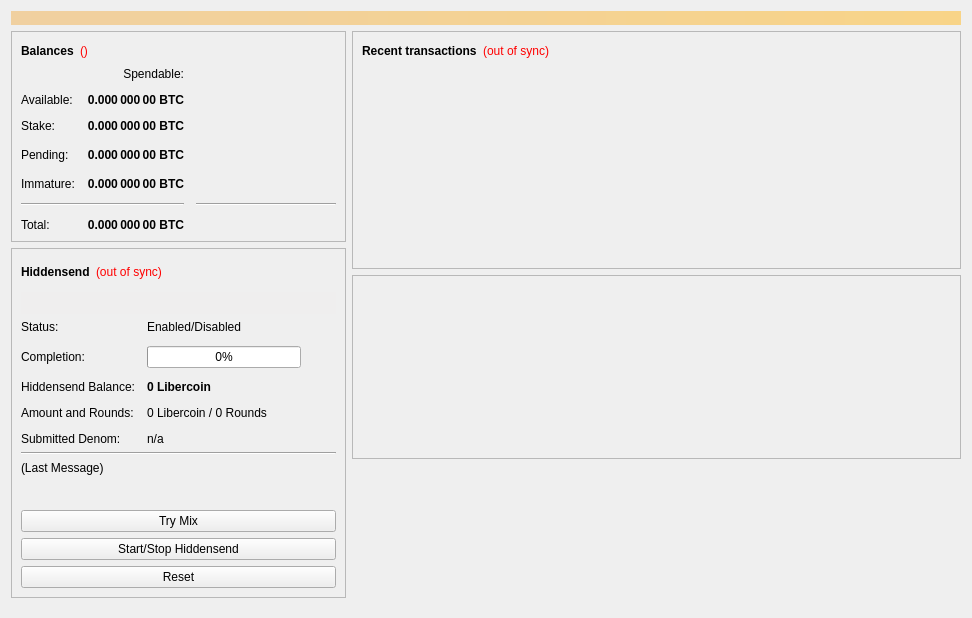
<?xml version="1.0" encoding="UTF-8"?>
<ui version="4.0">
 <class>OverviewPage</class>
 <widget class="QWidget" name="OverviewPage">
  <property name="geometry">
   <rect>
    <x>0</x>
    <y>0</y>
    <width>972</width>
    <height>618</height>
   </rect>
  </property>
  <property name="minimumSize">
   <size>
    <width>960</width>
    <height>0</height>
   </size>
  </property>
  <property name="windowTitle">
   <string>Form</string>
  </property>
  <layout class="QVBoxLayout" name="topLayout">
   <item>
    <widget class="QLabel" name="labelAlerts">
     <property name="visible">
      <bool>false</bool>
     </property>
     <property name="styleSheet">
      <string notr="true">background-color: qlineargradient(x1: 0, y1: 0, x2: 1, y2: 0, stop:0 #F0D0A0, stop:1 #F8D488); color:#000000;</string>
     </property>
     <property name="wordWrap">
      <bool>true</bool>
     </property>
     <property name="margin">
      <number>3</number>
     </property>
    </widget>
   </item>
   <item>
    <layout class="QHBoxLayout" name="horizontalLayout" stretch="1,1">
     <item>
      <layout class="QVBoxLayout" name="verticalLayout_2">
       <item>
        <widget class="QFrame" name="frame">
         <property name="frameShape">
          <enum>QFrame::StyledPanel</enum>
         </property>
         <property name="frameShadow">
          <enum>QFrame::Raised</enum>
         </property>
         <layout class="QVBoxLayout" name="verticalLayout_4">
          <item>
           <layout class="QHBoxLayout" name="horizontalLayout_4">
            <item>
             <widget class="QLabel" name="label_5">
              <property name="font">
               <font>
                <weight>75</weight>
                <bold>true</bold>
               </font>
              </property>
              <property name="text">
               <string>Balances</string>
              </property>
             </widget>
            </item>
            <item>
             <widget class="QLabel" name="labelWalletStatus">
              <property name="cursor">
               <cursorShape>WhatsThisCursor</cursorShape>
              </property>
              <property name="toolTip">
               <string>The displayed information may be out of date. Your wallet automatically synchronizes with the Transfer network after a connection is established, but this process has not completed yet.</string>
              </property>
              <property name="styleSheet">
               <string notr="true">QLabel { color: red; }</string>
              </property>
              <property name="text">
               <string>()</string>
              </property>
              <property name="alignment">
               <set>Qt::AlignLeading|Qt::AlignLeft|Qt::AlignVCenter</set>
              </property>
             </widget>
            </item>
            <item>
             <spacer name="horizontalSpacer_3">
              <property name="orientation">
               <enum>Qt::Horizontal</enum>
              </property>
              <property name="sizeHint" stdset="0">
               <size>
                <width>40</width>
                <height>20</height>
               </size>
              </property>
             </spacer>
            </item>
           </layout>
          </item>
          <item>
           <layout class="QGridLayout" name="gridLayout">
            <property name="spacing">
             <number>12</number>
            </property>
            <item row="3" column="1">
             <widget class="QLabel" name="labelUnconfirmed">
              <property name="font">
               <font>
                <weight>75</weight>
                <bold>true</bold>
               </font>
              </property>
              <property name="cursor">
               <cursorShape>IBeamCursor</cursorShape>
              </property>
              <property name="toolTip">
               <string>Total of transactions that have yet to be confirmed, and do not yet count toward the spendable balance</string>
              </property>
              <property name="text">
               <string notr="true">0.000 000 00 BTC</string>
              </property>
              <property name="alignment">
               <set>Qt::AlignRight|Qt::AlignTrailing|Qt::AlignVCenter</set>
              </property>
              <property name="textInteractionFlags">
               <set>Qt::LinksAccessibleByMouse|Qt::TextSelectableByKeyboard|Qt::TextSelectableByMouse</set>
              </property>
             </widget>
            </item>
            <item row="5" column="0" colspan="2">
             <widget class="Line" name="lineSpendableBalance">
              <property name="orientation">
               <enum>Qt::Horizontal</enum>
              </property>
             </widget>
            </item>
            <item row="5" column="2">
             <widget class="Line" name="lineWatchBalance">
              <property name="sizePolicy">
               <sizepolicy hsizetype="Preferred" vsizetype="Fixed">
                <horstretch>0</horstretch>
                <verstretch>0</verstretch>
               </sizepolicy>
              </property>
              <property name="minimumSize">
               <size>
                <width>140</width>
                <height>0</height>
               </size>
              </property>
              <property name="orientation">
               <enum>Qt::Horizontal</enum>
              </property>
             </widget>
            </item>
            <item row="6" column="0">
             <widget class="QLabel" name="labelTotalText">
              <property name="text">
               <string>Total:</string>
              </property>
             </widget>
            </item>
            <item row="4" column="1">
             <widget class="QLabel" name="labelImmature">
              <property name="font">
               <font>
                <weight>75</weight>
                <bold>true</bold>
               </font>
              </property>
              <property name="cursor">
               <cursorShape>IBeamCursor</cursorShape>
              </property>
              <property name="toolTip">
               <string>Mined balance that has not yet matured</string>
              </property>
              <property name="text">
               <string notr="true">0.000 000 00 BTC</string>
              </property>
              <property name="alignment">
               <set>Qt::AlignRight|Qt::AlignTrailing|Qt::AlignVCenter</set>
              </property>
              <property name="textInteractionFlags">
               <set>Qt::LinksAccessibleByMouse|Qt::TextSelectableByKeyboard|Qt::TextSelectableByMouse</set>
              </property>
             </widget>
            </item>
            <item row="3" column="3">
             <spacer name="horizontalSpacer_2">
              <property name="orientation">
               <enum>Qt::Horizontal</enum>
              </property>
              <property name="sizeHint" stdset="0">
               <size>
                <width>40</width>
                <height>20</height>
               </size>
              </property>
             </spacer>
            </item>
            <item row="4" column="0">
             <widget class="QLabel" name="labelImmatureText">
              <property name="text">
               <string>Immature:</string>
              </property>
             </widget>
            </item>
            <item row="6" column="1">
             <widget class="QLabel" name="labelTotal">
              <property name="font">
               <font>
                <weight>75</weight>
                <bold>true</bold>
               </font>
              </property>
              <property name="cursor">
               <cursorShape>IBeamCursor</cursorShape>
              </property>
              <property name="toolTip">
               <string>Your current total balance</string>
              </property>
              <property name="text">
               <string notr="true">0.000 000 00 BTC</string>
              </property>
              <property name="alignment">
               <set>Qt::AlignRight|Qt::AlignTrailing|Qt::AlignVCenter</set>
              </property>
              <property name="textInteractionFlags">
               <set>Qt::LinksAccessibleByMouse|Qt::TextSelectableByKeyboard|Qt::TextSelectableByMouse</set>
              </property>
             </widget>
            </item>
            <item row="1" column="0">
             <widget class="QLabel" name="labelBalanceText">
              <property name="text">
               <string>Available:</string>
              </property>
             </widget>
            </item>
            <item row="1" column="1">
             <widget class="QLabel" name="labelBalance">
              <property name="font">
               <font>
                <weight>75</weight>
                <bold>true</bold>
               </font>
              </property>
              <property name="cursor">
               <cursorShape>IBeamCursor</cursorShape>
              </property>
              <property name="toolTip">
               <string>Your current spendable balance</string>
              </property>
              <property name="text">
               <string notr="true">0.000 000 00 BTC</string>
              </property>
              <property name="alignment">
               <set>Qt::AlignRight|Qt::AlignTrailing|Qt::AlignVCenter</set>
              </property>
              <property name="textInteractionFlags">
               <set>Qt::LinksAccessibleByMouse|Qt::TextSelectableByKeyboard|Qt::TextSelectableByMouse</set>
              </property>
             </widget>
            </item>
            <item row="2" column="0">
             <widget class="QLabel" name="label_10">
              <property name="text">
               <string>Stake:</string>
              </property>
             </widget>
            </item>
            <item row="2" column="1">
             <widget class="QLabel" name="labelStake">
              <property name="font">
               <font>
                <weight>75</weight>
                <bold>true</bold>
               </font>
              </property>
              <property name="cursor">
               <cursorShape>IBeamCursor</cursorShape>
              </property>
              <property name="toolTip">
               <string>Total of coins that was staked, and do not yet count toward the current balance</string>
              </property>
              <property name="text">
               <string notr="true">0.000 000 00 BTC</string>
              </property>
              <property name="alignment">
               <set>Qt::AlignRight|Qt::AlignTrailing|Qt::AlignVCenter</set>
              </property>
              <property name="textInteractionFlags">
               <set>Qt::LinksAccessibleByMouse|Qt::TextSelectableByKeyboard|Qt::TextSelectableByMouse</set>
              </property>
             </widget>
            </item>
            <item row="3" column="0">
             <widget class="QLabel" name="labelPendingText">
              <property name="text">
               <string>Pending:</string>
              </property>
             </widget>
            </item>
            <item row="0" column="1">
             <widget class="QLabel" name="labelSpendable">
              <property name="text">
               <string>Spendable:</string>
              </property>
              <property name="alignment">
               <set>Qt::AlignRight|Qt::AlignTrailing|Qt::AlignVCenter</set>
              </property>
             </widget>
            </item>
           </layout>
          </item>
         </layout>
        </widget>
       </item>
       <item>
        <widget class="QFrame" name="frameluxsend">
         <property name="sizePolicy">
          <sizepolicy hsizetype="Expanding" vsizetype="Expanding">
           <horstretch>0</horstretch>
           <verstretch>0</verstretch>
          </sizepolicy>
         </property>
         <property name="minimumSize">
          <size>
           <width>0</width>
           <height>350</height>
          </size>
         </property>
         <property name="layoutDirection">
          <enum>Qt::LeftToRight</enum>
         </property>
         <property name="frameShape">
          <enum>QFrame::StyledPanel</enum>
         </property>
         <property name="frameShadow">
          <enum>QFrame::Raised</enum>
         </property>
         <layout class="QVBoxLayout" name="verticalLayout_5">
          <item>
           <layout class="QHBoxLayout" name="horizontalLayout_5">
            <item>
             <widget class="QLabel" name="label_2">
              <property name="font">
               <font>
                <weight>75</weight>
                <bold>true</bold>
               </font>
              </property>
              <property name="text">
               <string>Hiddensend</string>
              </property>
             </widget>
            </item>
            <item>
             <widget class="QLabel" name="labelluxsendSyncStatus">
              <property name="toolTip">
               <string>The displayed information may be out of date. Your wallet automatically synchronizes with the Libercoin network after a connection is established, but this process has not completed yet.</string>
              </property>
              <property name="styleSheet">
               <string notr="true">QLabel { color: red; }</string>
              </property>
              <property name="text">
               <string>(out of sync)</string>
              </property>
              <property name="alignment">
               <set>Qt::AlignLeading|Qt::AlignLeft|Qt::AlignVCenter</set>
              </property>
             </widget>
            </item>
            <item>
             <spacer name="horizontalSpacer_4">
              <property name="orientation">
               <enum>Qt::Horizontal</enum>
              </property>
              <property name="sizeHint" stdset="0">
               <size>
                <width>40</width>
                <height>20</height>
               </size>
              </property>
             </spacer>
            </item>
           </layout>
          </item>
          <item>
           <widget class="QPushButton" name="runAutoDenom">
            <property name="palette">
             <palette>
              <active>
               <colorrole role="WindowText">
                <brush brushstyle="SolidPattern">
                 <color alpha="255">
                  <red>0</red>
                  <green>0</green>
                  <blue>0</blue>
                 </color>
                </brush>
               </colorrole>
               <colorrole role="Button">
                <brush brushstyle="SolidPattern">
                 <color alpha="255">
                  <red>239</red>
                  <green>238</green>
                  <blue>238</blue>
                 </color>
                </brush>
               </colorrole>
               <colorrole role="Light">
                <brush brushstyle="SolidPattern">
                 <color alpha="255">
                  <red>255</red>
                  <green>255</green>
                  <blue>255</blue>
                 </color>
                </brush>
               </colorrole>
               <colorrole role="Midlight">
                <brush brushstyle="SolidPattern">
                 <color alpha="255">
                  <red>247</red>
                  <green>246</green>
                  <blue>246</blue>
                 </color>
                </brush>
               </colorrole>
               <colorrole role="Dark">
                <brush brushstyle="SolidPattern">
                 <color alpha="255">
                  <red>119</red>
                  <green>119</green>
                  <blue>119</blue>
                 </color>
                </brush>
               </colorrole>
               <colorrole role="Mid">
                <brush brushstyle="SolidPattern">
                 <color alpha="255">
                  <red>159</red>
                  <green>159</green>
                  <blue>159</blue>
                 </color>
                </brush>
               </colorrole>
               <colorrole role="Text">
                <brush brushstyle="SolidPattern">
                 <color alpha="255">
                  <red>0</red>
                  <green>0</green>
                  <blue>0</blue>
                 </color>
                </brush>
               </colorrole>
               <colorrole role="BrightText">
                <brush brushstyle="SolidPattern">
                 <color alpha="255">
                  <red>255</red>
                  <green>255</green>
                  <blue>255</blue>
                 </color>
                </brush>
               </colorrole>
               <colorrole role="ButtonText">
                <brush brushstyle="SolidPattern">
                 <color alpha="255">
                  <red>0</red>
                  <green>0</green>
                  <blue>0</blue>
                 </color>
                </brush>
               </colorrole>
               <colorrole role="Base">
                <brush brushstyle="SolidPattern">
                 <color alpha="255">
                  <red>255</red>
                  <green>255</green>
                  <blue>255</blue>
                 </color>
                </brush>
               </colorrole>
               <colorrole role="Window">
                <brush brushstyle="SolidPattern">
                 <color alpha="255">
                  <red>239</red>
                  <green>238</green>
                  <blue>238</blue>
                 </color>
                </brush>
               </colorrole>
               <colorrole role="Shadow">
                <brush brushstyle="SolidPattern">
                 <color alpha="255">
                  <red>0</red>
                  <green>0</green>
                  <blue>0</blue>
                 </color>
                </brush>
               </colorrole>
               <colorrole role="AlternateBase">
                <brush brushstyle="SolidPattern">
                 <color alpha="255">
                  <red>247</red>
                  <green>246</green>
                  <blue>246</blue>
                 </color>
                </brush>
               </colorrole>
               <colorrole role="ToolTipBase">
                <brush brushstyle="SolidPattern">
                 <color alpha="255">
                  <red>255</red>
                  <green>255</green>
                  <blue>220</blue>
                 </color>
                </brush>
               </colorrole>
               <colorrole role="ToolTipText">
                <brush brushstyle="SolidPattern">
                 <color alpha="255">
                  <red>0</red>
                  <green>0</green>
                  <blue>0</blue>
                 </color>
                </brush>
               </colorrole>
              </active>
              <inactive>
               <colorrole role="WindowText">
                <brush brushstyle="SolidPattern">
                 <color alpha="255">
                  <red>0</red>
                  <green>0</green>
                  <blue>0</blue>
                 </color>
                </brush>
               </colorrole>
               <colorrole role="Button">
                <brush brushstyle="SolidPattern">
                 <color alpha="255">
                  <red>239</red>
                  <green>238</green>
                  <blue>238</blue>
                 </color>
                </brush>
               </colorrole>
               <colorrole role="Light">
                <brush brushstyle="SolidPattern">
                 <color alpha="255">
                  <red>255</red>
                  <green>255</green>
                  <blue>255</blue>
                 </color>
                </brush>
               </colorrole>
               <colorrole role="Midlight">
                <brush brushstyle="SolidPattern">
                 <color alpha="255">
                  <red>247</red>
                  <green>246</green>
                  <blue>246</blue>
                 </color>
                </brush>
               </colorrole>
               <colorrole role="Dark">
                <brush brushstyle="SolidPattern">
                 <color alpha="255">
                  <red>119</red>
                  <green>119</green>
                  <blue>119</blue>
                 </color>
                </brush>
               </colorrole>
               <colorrole role="Mid">
                <brush brushstyle="SolidPattern">
                 <color alpha="255">
                  <red>159</red>
                  <green>159</green>
                  <blue>159</blue>
                 </color>
                </brush>
               </colorrole>
               <colorrole role="Text">
                <brush brushstyle="SolidPattern">
                 <color alpha="255">
                  <red>0</red>
                  <green>0</green>
                  <blue>0</blue>
                 </color>
                </brush>
               </colorrole>
               <colorrole role="BrightText">
                <brush brushstyle="SolidPattern">
                 <color alpha="255">
                  <red>255</red>
                  <green>255</green>
                  <blue>255</blue>
                 </color>
                </brush>
               </colorrole>
               <colorrole role="ButtonText">
                <brush brushstyle="SolidPattern">
                 <color alpha="255">
                  <red>0</red>
                  <green>0</green>
                  <blue>0</blue>
                 </color>
                </brush>
               </colorrole>
               <colorrole role="Base">
                <brush brushstyle="SolidPattern">
                 <color alpha="255">
                  <red>255</red>
                  <green>255</green>
                  <blue>255</blue>
                 </color>
                </brush>
               </colorrole>
               <colorrole role="Window">
                <brush brushstyle="SolidPattern">
                 <color alpha="255">
                  <red>239</red>
                  <green>238</green>
                  <blue>238</blue>
                 </color>
                </brush>
               </colorrole>
               <colorrole role="Shadow">
                <brush brushstyle="SolidPattern">
                 <color alpha="255">
                  <red>0</red>
                  <green>0</green>
                  <blue>0</blue>
                 </color>
                </brush>
               </colorrole>
               <colorrole role="AlternateBase">
                <brush brushstyle="SolidPattern">
                 <color alpha="255">
                  <red>247</red>
                  <green>246</green>
                  <blue>246</blue>
                 </color>
                </brush>
               </colorrole>
               <colorrole role="ToolTipBase">
                <brush brushstyle="SolidPattern">
                 <color alpha="255">
                  <red>255</red>
                  <green>255</green>
                  <blue>220</blue>
                 </color>
                </brush>
               </colorrole>
               <colorrole role="ToolTipText">
                <brush brushstyle="SolidPattern">
                 <color alpha="255">
                  <red>0</red>
                  <green>0</green>
                  <blue>0</blue>
                 </color>
                </brush>
               </colorrole>
              </inactive>
              <disabled>
               <colorrole role="WindowText">
                <brush brushstyle="SolidPattern">
                 <color alpha="255">
                  <red>119</red>
                  <green>119</green>
                  <blue>119</blue>
                 </color>
                </brush>
               </colorrole>
               <colorrole role="Button">
                <brush brushstyle="SolidPattern">
                 <color alpha="255">
                  <red>239</red>
                  <green>238</green>
                  <blue>238</blue>
                 </color>
                </brush>
               </colorrole>
               <colorrole role="Light">
                <brush brushstyle="SolidPattern">
                 <color alpha="255">
                  <red>255</red>
                  <green>255</green>
                  <blue>255</blue>
                 </color>
                </brush>
               </colorrole>
               <colorrole role="Midlight">
                <brush brushstyle="SolidPattern">
                 <color alpha="255">
                  <red>247</red>
                  <green>246</green>
                  <blue>246</blue>
                 </color>
                </brush>
               </colorrole>
               <colorrole role="Dark">
                <brush brushstyle="SolidPattern">
                 <color alpha="255">
                  <red>119</red>
                  <green>119</green>
                  <blue>119</blue>
                 </color>
                </brush>
               </colorrole>
               <colorrole role="Mid">
                <brush brushstyle="SolidPattern">
                 <color alpha="255">
                  <red>159</red>
                  <green>159</green>
                  <blue>159</blue>
                 </color>
                </brush>
               </colorrole>
               <colorrole role="Text">
                <brush brushstyle="SolidPattern">
                 <color alpha="255">
                  <red>119</red>
                  <green>119</green>
                  <blue>119</blue>
                 </color>
                </brush>
               </colorrole>
               <colorrole role="BrightText">
                <brush brushstyle="SolidPattern">
                 <color alpha="255">
                  <red>255</red>
                  <green>255</green>
                  <blue>255</blue>
                 </color>
                </brush>
               </colorrole>
               <colorrole role="ButtonText">
                <brush brushstyle="SolidPattern">
                 <color alpha="255">
                  <red>119</red>
                  <green>119</green>
                  <blue>119</blue>
                 </color>
                </brush>
               </colorrole>
               <colorrole role="Base">
                <brush brushstyle="SolidPattern">
                 <color alpha="255">
                  <red>239</red>
                  <green>238</green>
                  <blue>238</blue>
                 </color>
                </brush>
               </colorrole>
               <colorrole role="Window">
                <brush brushstyle="SolidPattern">
                 <color alpha="255">
                  <red>239</red>
                  <green>238</green>
                  <blue>238</blue>
                 </color>
                </brush>
               </colorrole>
               <colorrole role="Shadow">
                <brush brushstyle="SolidPattern">
                 <color alpha="255">
                  <red>0</red>
                  <green>0</green>
                  <blue>0</blue>
                 </color>
                </brush>
               </colorrole>
               <colorrole role="AlternateBase">
                <brush brushstyle="SolidPattern">
                 <color alpha="255">
                  <red>239</red>
                  <green>238</green>
                  <blue>238</blue>
                 </color>
                </brush>
               </colorrole>
               <colorrole role="ToolTipBase">
                <brush brushstyle="SolidPattern">
                 <color alpha="255">
                  <red>255</red>
                  <green>255</green>
                  <blue>220</blue>
                 </color>
                </brush>
               </colorrole>
               <colorrole role="ToolTipText">
                <brush brushstyle="SolidPattern">
                 <color alpha="255">
                  <red>0</red>
                  <green>0</green>
                  <blue>0</blue>
                 </color>
                </brush>
               </colorrole>
              </disabled>
             </palette>
            </property>
            <property name="focusPolicy">
             <enum>Qt::NoFocus</enum>
            </property>
            <property name="autoFillBackground">
             <bool>true</bool>
            </property>
            <property name="text">
             <string/>
            </property>
            <property name="flat">
             <bool>true</bool>
            </property>
           </widget>
          </item>
          <item>
           <layout class="QFormLayout" name="formLayout">
            <property name="fieldGrowthPolicy">
             <enum>QFormLayout::AllNonFixedFieldsGrow</enum>
            </property>
            <property name="horizontalSpacing">
             <number>11</number>
            </property>
            <property name="verticalSpacing">
             <number>12</number>
            </property>
            <item row="0" column="0">
             <widget class="QLabel" name="label_6">
              <property name="text">
               <string>Status:</string>
              </property>
             </widget>
            </item>
            <item row="1" column="0">
             <widget class="QLabel" name="label_7">
              <property name="text">
               <string>Completion:</string>
              </property>
             </widget>
            </item>
            <item row="1" column="1">
             <widget class="QProgressBar" name="darksendProgress">
              <property name="maximumSize">
               <size>
                <width>154</width>
                <height>16777215</height>
               </size>
              </property>
              <property name="value">
               <number>0</number>
              </property>
             </widget>
            </item>
            <item row="3" column="0">
             <widget class="QLabel" name="labelAnonymizedText">
              <property name="text">
               <string>Hiddensend Balance:</string>
              </property>
             </widget>
            </item>
            <item row="3" column="1">
             <widget class="QLabel" name="labelAnonymized">
              <property name="font">
               <font>
                <weight>75</weight>
                <bold>true</bold>
               </font>
              </property>
              <property name="text">
               <string notr="true">0 Libercoin</string>
              </property>
             </widget>
            </item>
            <item row="4" column="0">
             <widget class="QLabel" name="label_8">
              <property name="text">
               <string>Amount and Rounds:</string>
              </property>
             </widget>
            </item>
            <item row="4" column="1">
             <widget class="QLabel" name="labelAmountRounds">
              <property name="text">
               <string>0 Libercoin / 0 Rounds</string>
              </property>
             </widget>
            </item>
            <item row="5" column="0">
             <widget class="QLabel" name="label_9">
              <property name="text">
               <string>Submitted Denom:</string>
              </property>
             </widget>
            </item>
            <item row="5" column="1">
             <widget class="QLabel" name="labelSubmittedDenom">
              <property name="toolTip">
               <string>The denominations you submitted to the Masternode.&lt;br&gt;To mix, other users must submit the exact same denominations.</string>
              </property>
              <property name="text">
               <string>n/a</string>
              </property>
             </widget>
            </item>
            <item row="0" column="1">
             <widget class="QLabel" name="darksendEnabled">
              <property name="text">
               <string>Enabled/Disabled</string>
              </property>
             </widget>
            </item>
           </layout>
          </item>
          <item>
           <widget class="Line" name="lineLastMessage">
            <property name="orientation">
             <enum>Qt::Horizontal</enum>
            </property>
           </widget>
          </item>
          <item>
           <widget class="QLabel" name="darksendStatus">
            <property name="minimumSize">
             <size>
              <width>288</width>
              <height>43</height>
             </size>
            </property>
            <property name="text">
             <string>(Last Message)</string>
            </property>
            <property name="alignment">
             <set>Qt::AlignLeading|Qt::AlignLeft|Qt::AlignTop</set>
            </property>
            <property name="wordWrap">
             <bool>true</bool>
            </property>
           </widget>
          </item>
          <item>
           <widget class="QPushButton" name="darksendAuto">
            <property name="sizePolicy">
             <sizepolicy hsizetype="MinimumExpanding" vsizetype="Fixed">
              <horstretch>0</horstretch>
              <verstretch>0</verstretch>
             </sizepolicy>
            </property>
            <property name="toolTip">
             <string>Try to manually submit a luxsend request.</string>
            </property>
            <property name="text">
             <string>Try Mix</string>
            </property>
           </widget>
          </item>
          <item>
           <widget class="QPushButton" name="toggleluxsend">
            <property name="sizePolicy">
             <sizepolicy hsizetype="MinimumExpanding" vsizetype="Fixed">
              <horstretch>0</horstretch>
              <verstretch>0</verstretch>
             </sizepolicy>
            </property>
            <property name="text">
             <string>Start/Stop Hiddensend</string>
            </property>
           </widget>
          </item>
          <item>
           <widget class="QPushButton" name="darksendReset">
            <property name="sizePolicy">
             <sizepolicy hsizetype="MinimumExpanding" vsizetype="Fixed">
              <horstretch>0</horstretch>
              <verstretch>0</verstretch>
             </sizepolicy>
            </property>
            <property name="toolTip">
             <string>Reset the current status of luxsend (can interrupt luxsend if it's in the process of Mixing, which can cost you money!)</string>
            </property>
            <property name="autoFillBackground">
             <bool>false</bool>
            </property>
            <property name="text">
             <string>Reset</string>
            </property>
           </widget>
          </item>
         </layout>
        </widget>
       </item>
       <item>
        <spacer name="verticalSpacer">
         <property name="orientation">
          <enum>Qt::Vertical</enum>
         </property>
         <property name="sizeHint" stdset="0">
          <size>
           <width>20</width>
           <height>40</height>
          </size>
         </property>
        </spacer>
       </item>
      </layout>
     </item>
     <item>
      <layout class="QVBoxLayout" name="verticalLayout_3">
       <item>
        <widget class="QFrame" name="frame_2">
         <property name="frameShape">
          <enum>QFrame::StyledPanel</enum>
         </property>
         <property name="frameShadow">
          <enum>QFrame::Raised</enum>
         </property>
         <layout class="QVBoxLayout" name="verticalLayout">
          <item>
           <layout class="QHBoxLayout" name="horizontalLayout_2">
            <item>
             <widget class="QLabel" name="label_4">
              <property name="font">
               <font>
                <weight>75</weight>
                <bold>true</bold>
               </font>
              </property>
              <property name="text">
               <string>Recent transactions</string>
              </property>
             </widget>
            </item>
            <item>
             <widget class="QLabel" name="labelTransactionsStatus">
              <property name="cursor">
               <cursorShape>WhatsThisCursor</cursorShape>
              </property>
              <property name="toolTip">
               <string>The displayed information may be out of date. Your wallet automatically synchronizes with the Libercoin network after a connection is established, but this process has not completed yet.</string>
              </property>
              <property name="styleSheet">
               <string notr="true">QLabel { color: red; }</string>
              </property>
              <property name="text">
               <string>(out of sync)</string>
              </property>
              <property name="alignment">
               <set>Qt::AlignRight|Qt::AlignTrailing|Qt::AlignVCenter</set>
              </property>
             </widget>
            </item>
            <item>
             <spacer name="horizontalSpacer">
              <property name="orientation">
               <enum>Qt::Horizontal</enum>
              </property>
              <property name="sizeHint" stdset="0">
               <size>
                <width>40</width>
                <height>20</height>
               </size>
              </property>
             </spacer>
            </item>
           </layout>
          </item>
          <item>
           <widget class="QListView" name="listTransactions">
            <property name="styleSheet">
             <string notr="true">QListView { background: transparent; }</string>
            </property>
            <property name="frameShape">
             <enum>QFrame::NoFrame</enum>
            </property>
            <property name="verticalScrollBarPolicy">
             <enum>Qt::ScrollBarAlwaysOff</enum>
            </property>
            <property name="horizontalScrollBarPolicy">
             <enum>Qt::ScrollBarAlwaysOff</enum>
            </property>
            <property name="selectionMode">
             <enum>QAbstractItemView::NoSelection</enum>
            </property>
           </widget>
          </item>
         </layout>
        </widget>
       </item>
       <item>
        <widget class="QFrame" name="diffplotframe">
         <property name="frameShape">
          <enum>QFrame::StyledPanel</enum>
         </property>
         <property name="frameShadow">
          <enum>QFrame::Raised</enum>
         </property>
         <layout class="QVBoxLayout" name="verticalLayout_5">
          <property name="margin">
           <number>1</number>
          </property>
          <item>
           <layout class="QHBoxLayout" name="horizontalLayout_3">
            <item>
             <widget class="QCustomPlot" name="diffplot" native="true">
              <property name="sizePolicy">
               <sizepolicy hsizetype="Expanding" vsizetype="Expanding">
                <horstretch>0</horstretch>
                <verstretch>0</verstretch>
               </sizepolicy>
              </property>
              <property name="minimumSize">
               <size>
                <width>700</width>
                <height>180</height>
               </size>
              </property>
              <property name="maximumSize">
               <size>
                <width>1000</width>
                <height>1000</height>
               </size>
              </property>
             </widget>
            </item>
           </layout>
          </item>
         </layout>
        </widget>
       </item>
       <item>
        <spacer name="verticalSpacer_2">
         <property name="orientation">
          <enum>Qt::Vertical</enum>
         </property>
         <property name="sizeHint" stdset="0">
          <size>
           <width>20</width>
           <height>40</height>
          </size>
         </property>
        </spacer>
       </item>
      </layout>
     </item>
    </layout>
   </item>
  </layout>
 </widget>
 <customwidgets>
  <customwidget>
   <class>QCustomPlot</class>
   <extends>QWidget</extends>
   <header>qcustomplot.h</header>
  </customwidget>
 </customwidgets>
 <resources/>
 <connections/>
</ui>
